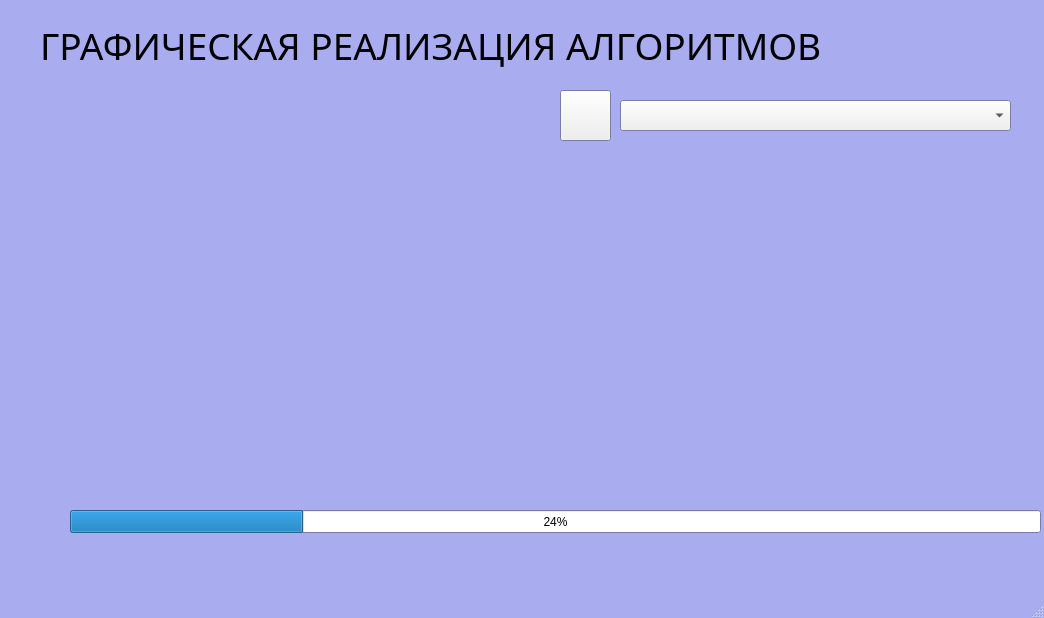
<?xml version="1.0" encoding="UTF-8"?>
<ui version="4.0">
 <class>MainWindow</class>
 <widget class="QMainWindow" name="MainWindow">
  <property name="enabled">
   <bool>true</bool>
  </property>
  <property name="geometry">
   <rect>
    <x>0</x>
    <y>0</y>
    <width>1044</width>
    <height>618</height>
   </rect>
  </property>
  <property name="minimumSize">
   <size>
    <width>1044</width>
    <height>618</height>
   </size>
  </property>
  <property name="maximumSize">
   <size>
    <width>1044</width>
    <height>618</height>
   </size>
  </property>
  <property name="palette">
   <palette>
    <active>
     <colorrole role="Base">
      <brush brushstyle="SolidPattern">
       <color alpha="255">
        <red>255</red>
        <green>255</green>
        <blue>255</blue>
       </color>
      </brush>
     </colorrole>
     <colorrole role="Window">
      <brush brushstyle="SolidPattern">
       <color alpha="255">
        <red>169</red>
        <green>173</green>
        <blue>240</blue>
       </color>
      </brush>
     </colorrole>
    </active>
    <inactive>
     <colorrole role="Base">
      <brush brushstyle="SolidPattern">
       <color alpha="255">
        <red>255</red>
        <green>255</green>
        <blue>255</blue>
       </color>
      </brush>
     </colorrole>
     <colorrole role="Window">
      <brush brushstyle="SolidPattern">
       <color alpha="255">
        <red>169</red>
        <green>173</green>
        <blue>240</blue>
       </color>
      </brush>
     </colorrole>
    </inactive>
    <disabled>
     <colorrole role="Base">
      <brush brushstyle="SolidPattern">
       <color alpha="255">
        <red>169</red>
        <green>173</green>
        <blue>240</blue>
       </color>
      </brush>
     </colorrole>
     <colorrole role="Window">
      <brush brushstyle="SolidPattern">
       <color alpha="255">
        <red>169</red>
        <green>173</green>
        <blue>240</blue>
       </color>
      </brush>
     </colorrole>
    </disabled>
   </palette>
  </property>
  <property name="windowTitle">
   <string>MainWindow</string>
  </property>
  <widget class="QWidget" name="centralwidget">
   <widget class="QComboBox" name="comboBox">
    <property name="geometry">
     <rect>
      <x>620</x>
      <y>100</y>
      <width>391</width>
      <height>31</height>
     </rect>
    </property>
    <property name="editable">
     <bool>false</bool>
    </property>
    <property name="currentText">
     <string/>
    </property>
   </widget>
   <widget class="QLabel" name="label">
    <property name="geometry">
     <rect>
      <x>40</x>
      <y>20</y>
      <width>961</width>
      <height>51</height>
     </rect>
    </property>
    <property name="font">
     <font>
      <family>Segoe Script</family>
      <pointsize>28</pointsize>
     </font>
    </property>
    <property name="text">
     <string>ГРАФИЧЕСКАЯ РЕАЛИЗАЦИЯ АЛГОРИТМОВ</string>
    </property>
    <property name="textFormat">
     <enum>Qt::RichText</enum>
    </property>
   </widget>
   <widget class="QPushButton" name="submit">
    <property name="geometry">
     <rect>
      <x>560</x>
      <y>90</y>
      <width>51</width>
      <height>51</height>
     </rect>
    </property>
    <property name="text">
     <string/>
    </property>
    <property name="icon">
     <iconset>
      <normaloff>../../Desktop/5290109.png</normaloff>../../Desktop/5290109.png</iconset>
    </property>
    <property name="iconSize">
     <size>
      <width>50</width>
      <height>50</height>
     </size>
    </property>
   </widget>
   <widget class="QProgressBar" name="progressBar">
    <property name="geometry">
     <rect>
      <x>70</x>
      <y>510</y>
      <width>971</width>
      <height>23</height>
     </rect>
    </property>
    <property name="value">
     <number>24</number>
    </property>
   </widget>
  </widget>
  <widget class="QMenuBar" name="menubar">
   <property name="geometry">
    <rect>
     <x>0</x>
     <y>0</y>
     <width>1044</width>
     <height>21</height>
    </rect>
   </property>
  </widget>
  <widget class="QStatusBar" name="statusbar"/>
 </widget>
 <resources/>
 <connections/>
</ui>
